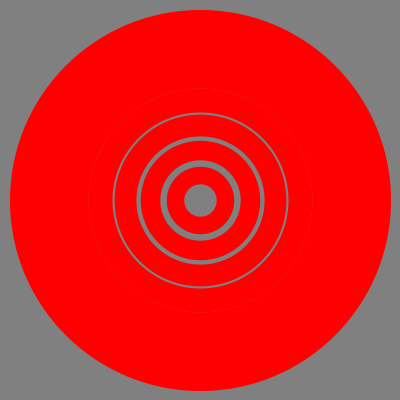
Frame 1 (no input)
Frame 60 (the mouse pressed at the canvas centre just before this capture): identical to frame 1, image omitted
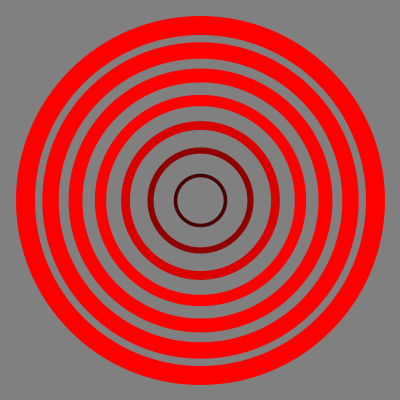
Frame 120 (the mouse held since frame 60 and released just before this capture)

The Processing sketch that drew these frames (run headless with seeded random() and noise(); from frame 60 on, the mouse is pressed at the canvas centre):

// Processing sketch: ej09e_for_circulos_map_dist
// ── ej09e_for_circulos_map_dist.pde


void setup(){
  size(400, 400 );
  noFill();
  strokeWeight( 10 );
}

void draw(){
  background( 128 );

  //v2
  for( int i = 0 ; i < 8 ; i++){
    
    float r = dist( mouseX, mouseY, width/2, height/2+i*50 );  //me devuelve el radio de cada circulo
    float m = map( r, 0, 350/2, 1, 10 );
    float c = map( r, 0, 350/2, 0, 255 );
    
    strokeWeight( m );
    stroke( c, 0, 0 );
    circle( width/2, height/2, i*50 );  // i = 0, 1, 2, 3...7
  }
  
  
}
